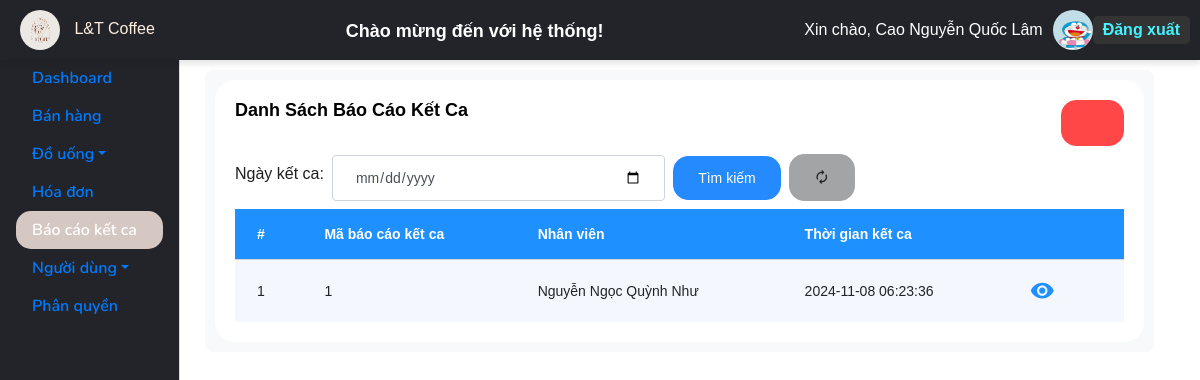
Page /UI/danhsach.php (signed in) on the earlier database version.
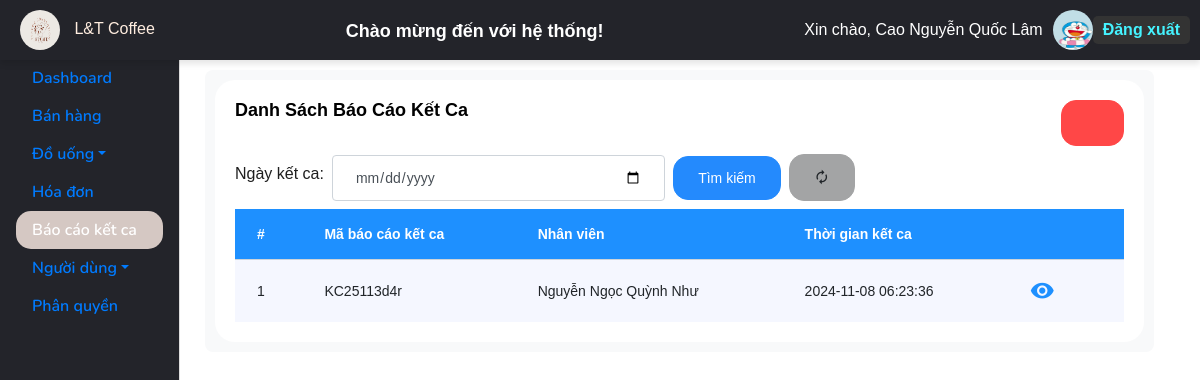
Same page on the later database version.
### tables this page shows
CREATE TABLE `shiftreports` (
  `ShiftReportID` varchar(128) NOT NULL,
  `Revenue` decimal(18,2) NOT NULL,
  `FirstAmount` decimal(18,2) NOT NULL,
  `LastAmount` decimal(18,2) NOT NULL,
  `BillCount` int(11) NOT NULL,
  `UncollectedAmount` decimal(18,2) NOT NULL,
  `FirstTime` datetime NOT NULL,
  `LastTime` datetime NOT NULL,
  `UserID` int(11) NOT NULL
);

CREATE TABLE `users` (
  `UserID` int(11) NOT NULL,
  `FullName` varchar(255) DEFAULT NULL,
  `PhoneNumber` varchar(255) DEFAULT NULL,
  `UserImage` varchar(255) DEFAULT NULL,
  `Gender` varchar(255) DEFAULT NULL,
  `Username` varchar(255) DEFAULT NULL,
  `AccountName` varchar(255) DEFAULT NULL,
  `Password` varchar(255) DEFAULT NULL,
  `UserCategoryID` int(11) DEFAULT NULL,
  `Email` varchar(100) NOT NULL,
  `Address` varchar(255) NOT NULL
);

### UI/danhsach.php (the view, shortened to what this page needs)
<?php
include("includes/session_user.php");
$model = [];
$queryReports = "SELECT sr.ShiftReportID, sr.LastTime, u.FullName
                 FROM ShiftReports sr
                 JOIN users u ON sr.UserID = u.UserID
                 ORDER BY sr.LastTime DESC";
$stmtReports = $conn->prepare($queryReports);
$stmtReports->execute();
$resultReports = $stmtReports->get_result();
while ($row = $resultReports->fetch_assoc()) {
    $model[] = $row;
}
?>
<!DOCTYPE html>
<html lang="en">
<head>
    <link href="https://cdn.jsdelivr.net/npm/@mdi/font/css/materialdesignicons.min.css" rel="stylesheet">
</head>
<body>
    <?php include("includes/_layoutAdmin.php"); ?>
    <div class="container mt-4">
    <form action="" method="POST" class="form-section">
        <div class="card">
        <div class="card-body">
            <div class="d-flex justify-content-between mb-2">
                <p class="card-title">Danh sách báo cáo kết ca</p>
                <div>
                    <button class="btn btn-danger" id="btnDeleteAll">
                        <i class="ti-trash"></i>
                    </button>
                </div>
            </div>
            <form method="post" action="">
                <div class="d-flex align-items-center mb-2 w-75">
                    <label>Ngày kết ca:</label>
                    <input class="form-control w-50 ml-2" type="date" name="createDate">
                    <button class="btn btn-info ml-2" type="submit">
                        Tìm kiếm
                    </button>
                    <a href="your-url-to-refresh" class="btn btn-secondary ml-2">
                        <i class="mdi mdi-autorenew"></i>
                    </a>
                </div>
            </form>
            <div>
                <table class="table table-striped table-hover">
                    <thead>
                        <tr style="background-color: dodgerblue; color: white;">
                            <th style="vertical-align: middle;">#</th>
                            <th style="vertical-align: middle;">Mã báo cáo kết ca</th>
                            <th style="vertical-align: middle;">Nhân viên</th>
                            <th style="vertical-align: middle;">Thời gian kết ca</th>
                            <th></th>
                        </tr>
                    </thead>
                    <tbody>
                        <?php if (empty($model)): ?>
                            <tr>
                                <td colspan="6" class="text-center">Không có dữ liệu</td>
                            </tr>
                        <?php else: ?>
                            <?php $count = 1; foreach ($model as $item): ?>
                                <tr>
                                    <td><?= $count++ ?></td>
                                    <td><?= htmlspecialchars($item['ShiftReportID']) ?></td>
                                    <td><?= htmlspecialchars($item['FullName']) ?></td>
                                    <td><?= htmlspecialchars(date("Y-m-d H:i:s", strtotime($item['LastTime']))) ?></td>
                                    <td>
                                        <a href="detail_shiftReports.php?id=<?= $item['ShiftReportID'] ?>" style="text-decoration: none; margin-right: 20px">
                                            <i class="mdi mdi-eye" style="font-size: 25px; color: dodgerblue;"></i>
                                        </a>
                                    </td>
                                </tr>
                            <?php endforeach; ?>
                        <?php endif; ?>
                    </tbody>
                </table>
            </div>
        </div>
    </div>
</form>
</div>
</body>
</html>

Differences in the rows shown:
removed shiftreports: ShiftReportID "1", UserID.FullName "Nguyễn Ngọc Quỳnh Như", LastTime "2024-11-08 06:23:36"
added shiftreports: ShiftReportID "KC25113d4r", UserID.FullName "Nguyễn Ngọc Quỳnh Như", LastTime "2024-11-08 06:23:36"
